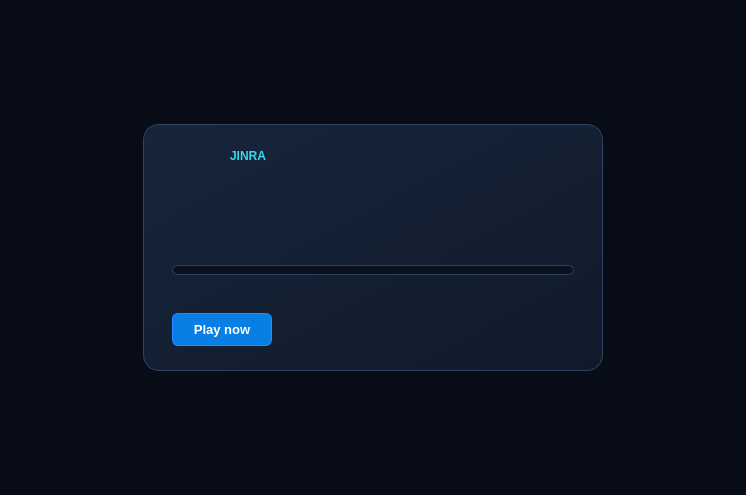
<?xml version="1.0" encoding="UTF-8"?>
<ui version="4.0">
 <class>LoadingScreen</class>
 <widget class="QWidget" name="LoadingScreen">
  <property name="geometry">
   <rect><x>0</x><y>0</y><width>746</width><height>495</height></rect>
  </property>
  <property name="styleSheet">
   <string notr="true"><![CDATA[
QWidget#LoadingScreen { background: #080c16; }
QWidget#fade_parent {
 background: qradialgradient(cx: 0.5, cy: 0.43, radius: 0.75, fx: 0.5, fy: 0.43,
                             stop: 0 #152741, stop: 0.56 #0b1425, stop: 1 #080c16);
}
QFrame#shaderPanel {
 background: qlineargradient(x1: 0, y1: 0, x2: 1, y2: 1, stop: 0 #17253b, stop: 1 #111a2a);
 border: 1px solid #2c4562;
 border-radius: 16px;
}
QWidget#progressDetails, QLabel { background: transparent; border: none; }
QLabel { color: #e6edf7; font-family: "Segoe UI"; font-size: 10pt; }
QLabel#brandName { color: #35d9ed; font-size: 9pt; font-weight: 700; }
QLabel#stage { color: #f3f8ff; font-size: 22pt; font-weight: 600; }
QLabel#preparationNote, QLabel#value { color: #a4b7d1; }
QLabel#progressPercent { color: #55ddf1; font-weight: 600; }
QProgressBar#progress_bar {
 background: #0a1220;
 border: 1px solid #29415e;
 border-radius: 5px;
}
QProgressBar#progress_bar::chunk {
 background: qlineargradient(x1: 0, y1: 0, x2: 1, y2: 0, stop: 0 #087fe5, stop: 1 #35d9ed);
 border-radius: 4px;
}
QPushButton#playNow {
 background: #087fe5;
 color: #ffffff;
 border: 1px solid #278dff;
 border-radius: 6px;
 padding: 8px 20px;
 font-family: "Segoe UI";
 font-size: 10pt;
 font-weight: 600;
}
QPushButton#playNow:hover { background: #2198ff; }
QPushButton#playNow:focus { border-color: #7de9f6; }
QPushButton#playNow:disabled { background: #192c43; color: #a4b7d1; border-color: #31445d; }
]]></string>
  </property>
  <layout class="QVBoxLayout" name="outerLayout">
   <property name="spacing"><number>0</number></property>
   <property name="leftMargin"><number>0</number></property>
   <property name="topMargin"><number>0</number></property>
   <property name="rightMargin"><number>0</number></property>
   <property name="bottomMargin"><number>0</number></property>
   <item>
    <widget class="QWidget" name="fade_parent" native="true">
     <layout class="QVBoxLayout" name="canvas" stretch="0,1,0,1,0">
      <property name="spacing"><number>0</number></property>
      <property name="leftMargin"><number>24</number></property>
      <property name="topMargin"><number>16</number></property>
      <property name="rightMargin"><number>24</number></property>
      <property name="bottomMargin"><number>16</number></property>
      <item alignment="Qt::AlignLeft">
       <widget class="QLabel" name="logo"/>
      </item>
      <item>
       <spacer name="topSpace">
        <property name="orientation"><enum>Qt::Vertical</enum></property>
       </spacer>
      </item>
      <item alignment="Qt::AlignHCenter">
       <widget class="QFrame" name="shaderPanel">
        <property name="minimumSize"><size><width>460</width><height>0</height></size></property>
        <property name="maximumSize"><size><width>520</width><height>16777215</height></size></property>
        <layout class="QVBoxLayout" name="panelLayout">
         <property name="spacing"><number>15</number></property>
         <property name="leftMargin"><number>28</number></property>
         <property name="topMargin"><number>24</number></property>
         <property name="rightMargin"><number>28</number></property>
         <property name="bottomMargin"><number>24</number></property>
         <item>
          <layout class="QHBoxLayout" name="headingLayout" stretch="0,1">
           <property name="spacing"><number>14</number></property>
           <item alignment="Qt::AlignVCenter">
            <widget class="QLabel" name="brandIcon">
             <property name="sizePolicy">
              <sizepolicy hsizetype="Fixed" vsizetype="Fixed">
               <horstretch>0</horstretch><verstretch>0</verstretch>
              </sizepolicy>
             </property>
             <property name="minimumSize"><size><width>44</width><height>44</height></size></property>
             <property name="alignment"><set>Qt::AlignCenter</set></property>
            </widget>
           </item>
           <item>
            <layout class="QVBoxLayout" name="headingText">
             <property name="spacing"><number>1</number></property>
             <item>
              <widget class="QLabel" name="brandName">
               <property name="text"><string notr="true">JINRA</string></property>
              </widget>
             </item>
             <item>
              <widget class="QLabel" name="stage">
               <property name="wordWrap"><bool>true</bool></property>
              </widget>
             </item>
            </layout>
           </item>
          </layout>
         </item>
         <item>
          <widget class="QLabel" name="preparationNote">
           <property name="wordWrap"><bool>true</bool></property>
          </widget>
         </item>
         <item>
          <widget class="QWidget" name="progressDetails">
           <layout class="QVBoxLayout" name="detailsLayout">
            <property name="spacing"><number>8</number></property>
            <property name="leftMargin"><number>0</number></property>
            <property name="topMargin"><number>0</number></property>
            <property name="rightMargin"><number>0</number></property>
            <property name="bottomMargin"><number>0</number></property>
            <item>
             <layout class="QHBoxLayout" name="progressHeader">
              <item><widget class="QLabel" name="progressCount"/></item>
              <item alignment="Qt::AlignRight"><widget class="QLabel" name="progressPercent"/></item>
             </layout>
            </item>
            <item>
             <widget class="QProgressBar" name="progress_bar">
              <property name="minimumSize"><size><width>0</width><height>10</height></size></property>
              <property name="maximumSize"><size><width>16777215</width><height>10</height></size></property>
              <property name="accessibleName"><string>Shader loading progress</string></property>
              <property name="maximum"><number>10000</number></property>
              <property name="value"><number>0</number></property>
              <property name="textVisible"><bool>false</bool></property>
             </widget>
            </item>
            <item alignment="Qt::AlignRight">
             <widget class="QLabel" name="value"/>
            </item>
           </layout>
          </widget>
         </item>
         <item alignment="Qt::AlignLeft">
          <widget class="QPushButton" name="playNow">
           <property name="text"><string>Play now</string></property>
          </widget>
         </item>
        </layout>
       </widget>
      </item>
      <item>
       <spacer name="bottomSpace">
        <property name="orientation"><enum>Qt::Vertical</enum></property>
       </spacer>
      </item>
      <item alignment="Qt::AlignRight">
       <widget class="QLabel" name="banner">
        <property name="alignment"><set>Qt::AlignCenter</set></property>
       </widget>
      </item>
     </layout>
    </widget>
   </item>
  </layout>
 </widget>
 <resources/>
 <connections/>
</ui>
